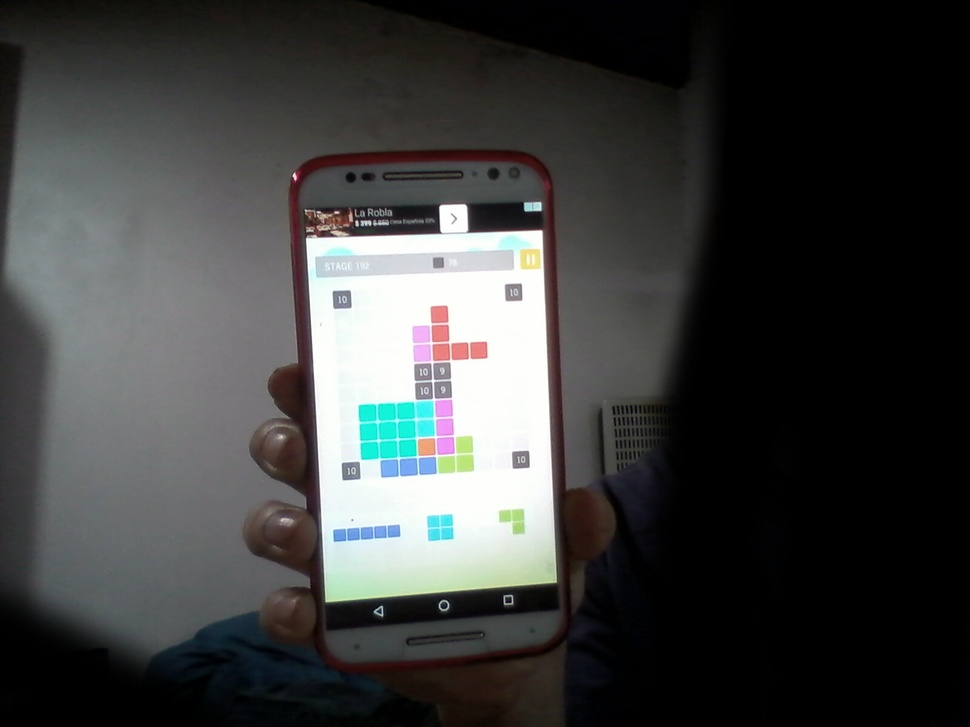
#> input picture samples/sample4.jpg, 970 x 727 px, shrunk from 1600 x 1200 before the run, given in place of the camera
$ python capture_test.py   (older library calls are emulated)
#> lines starting #> are read from the running program, lines starting #| are printed output that depends on the picture; after the words box and inside, x2 and y2 are one past the last pixel; in counts of white or black regions, pixels touching at a corner belong together
#> further down, frame is the input picture: shape (727, 970, 3); mean B, G, R 63, 63.7, 62.6
### image_recognition.py
import cv2
import numpy as np
from matplotlib import pyplot as plt
import os
import math

SAMPLES_DIR='samples'

def get_files(input_dir):
    return [os.path.join(input_dir, file_name) for file_name in os.listdir(input_dir)]

def get_rect(contour, img_shape):
    if contour.shape[0]<4:
        return None
    if contour.shape[0]==4:
        return contour
    contour=contour[:,0]
    img_corners = np.array([[0, 0], [img_shape[0], 0], [img_shape[0], img_shape[1]], [0, img_shape[1]]])
    corners = [contour[0], contour[0], contour[0], contour[0]]
    dist = lambda p,q: np.linalg.norm(q-p)
    for p in contour:
        for i in range(4):
            if dist(img_corners[i], p)<dist(img_corners[i], corners[i]):
                corners[i]=p
    rect = np.array(corners).reshape(4, 1, 2)
    if not cv2.isContourConvex(rect):
        return None

    return rect

def sides_paralell(rect):
    rect=rect[:,0]
    TOLERANCE=0.3
    angle = lambda p,q: math.atan2(q[1]-p[1], q[0]-p[0])
    similar = lambda x,y: abs(x-y)<TOLERANCE
    return similar(angle(rect[0], rect[1]), angle(rect[3], rect[2])) and  similar(angle(rect[1], rect[2]), angle(rect[0], rect[3]))

# [4 lines left out: function contour_to_mask, not called in this run]

def find_screen_borders(img):
    kernel = np.ones((21,21),np.uint8)
    gray = cv2.cvtColor(img, cv2.COLOR_BGR2GRAY)
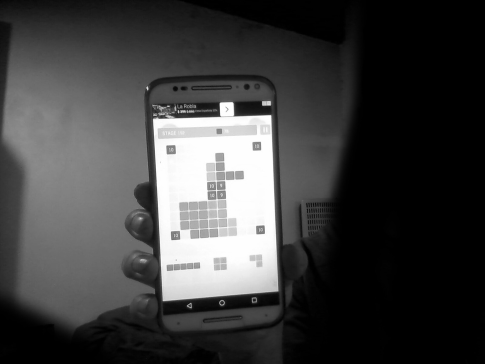
#> gray: shape (727, 970) (shown at 1/2 size); min 0, max 255, mean 63.3
    gray = cv2.GaussianBlur(gray,(15,15),0)
    area = img.size
    best_fit = None
    for threshold_level in np.linspace(70,160,10):
        ret,th = cv2.threshold(gray,threshold_level,255,cv2.THRESH_BINARY)
        th = cv2.morphologyEx(th, cv2.MORPH_CLOSE, kernel)
        im2, contours, hierarchy = cv2.findContours(th,cv2.RETR_LIST,cv2.CHAIN_APPROX_SIMPLE)
        img_count=img.copy()
        for i,cnt in enumerate(contours):
            epsilon = 0.02*cv2.arcLength(cnt,True)
            approx = cv2.approxPolyDP(cnt,epsilon,True)
            rect = get_rect(approx, gray.shape)
            if cv2.isContourConvex(approx) and rect is not None and sides_paralell(rect) and cv2.contourArea(rect)>0.018*area:
                area_proportion_difference = abs(1-abs(cv2.contourArea(approx)/float(cv2.contourArea(rect))))
                if area_proportion_difference*100<15:
                    cv2.drawContours(img_count, [rect], 0, (0, 0, 255*float(i)/len(contours)), 3)
                    if best_fit is None or cv2.contourArea(rect)>cv2.contourArea(best_fit):
                        best_fit = rect
#> this loop made 10 passes
#> ret on passes 1 to 8: 70, 80, 90, 100, 110, 120, 130, 140
#> pass 1, in find_screen_borders, `ret,th = cv2.threshold(gray,threshold_level,255,cv2.THRESH_BINARY)`:
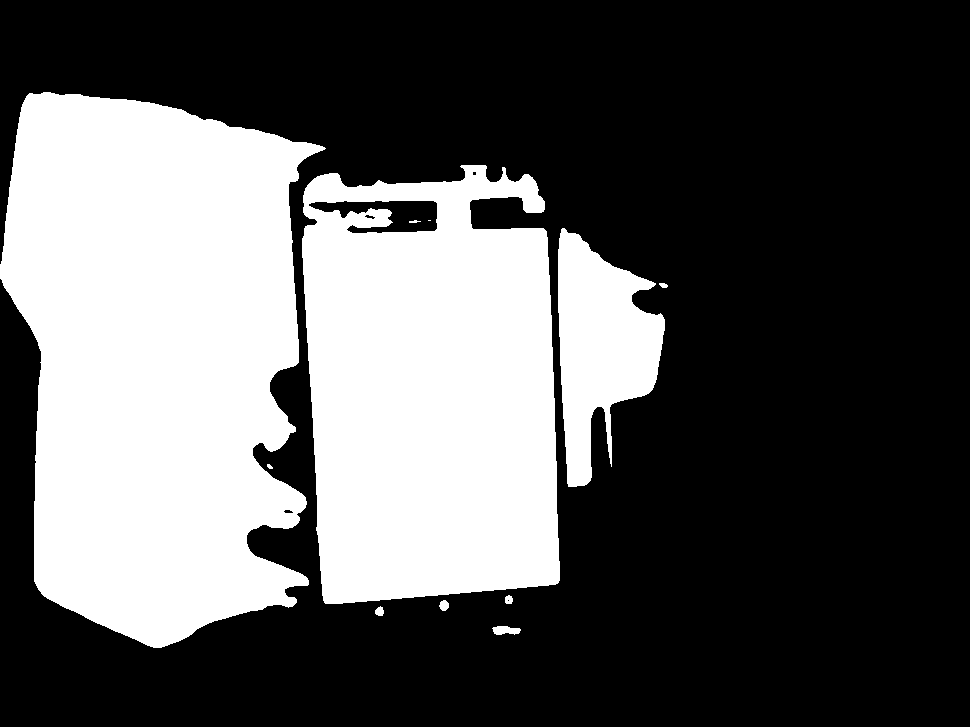
#> th: shape (727, 970); 35.1% white; 11 white regions (1 under 20 px), largest, box (x1, y1, x2, y2) and area: (0, 92, 326, 648) 134840, (302, 165, 560, 604) 96308, (558, 228, 665, 487) 16165
#> pass 1, in find_screen_borders, `th = cv2.morphologyEx(th, cv2.MORPH_CLOSE, kernel)`:
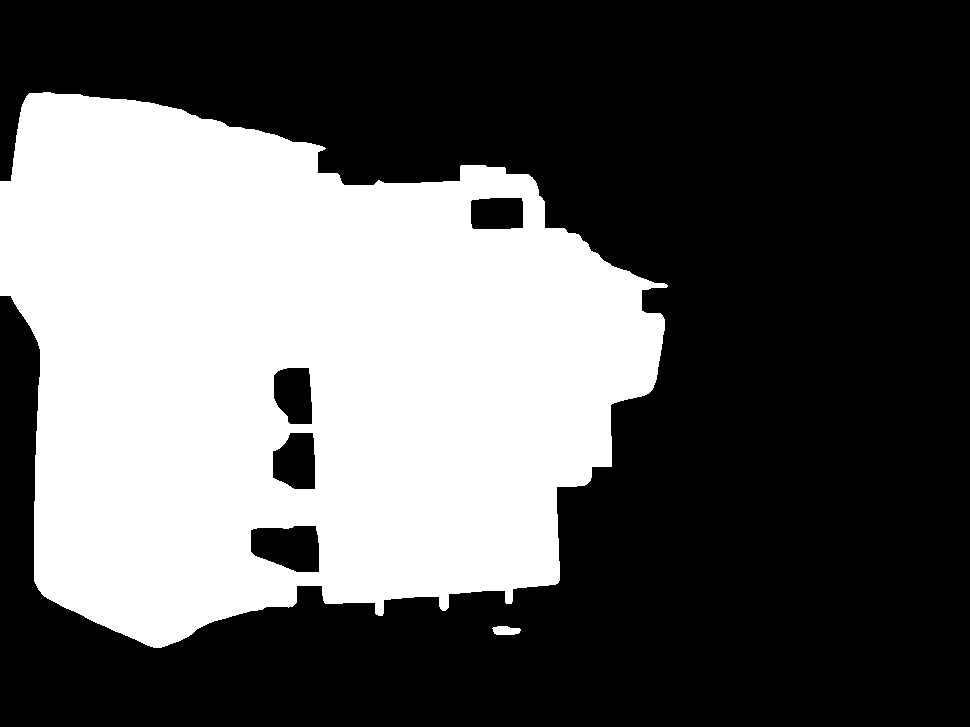
#> th: shape (727, 970); 36.8% white; 2 white regions, box (x1, y1, x2, y2) and area: (0, 92, 668, 648) 259177, (492, 626, 521, 635) 209
#> pass 2, in find_screen_borders, `th = cv2.morphologyEx(th, cv2.MORPH_CLOSE, kernel)`:
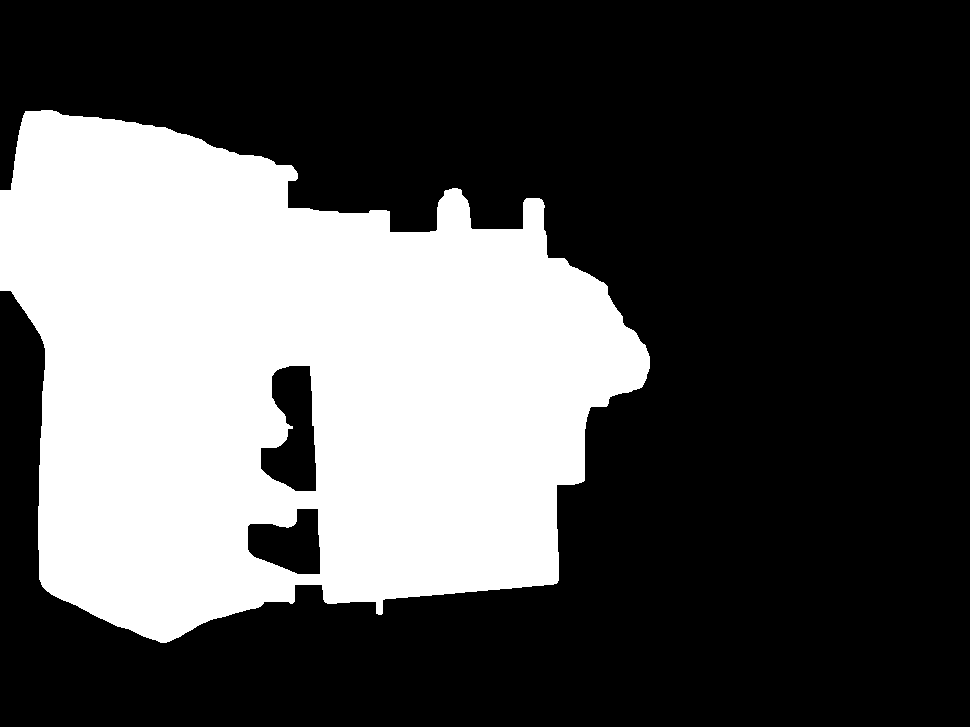
#> th: shape (727, 970); 32.9% white; 1 white region, box (x1, y1, x2, y2) and area: (0, 110, 650, 643) 232295
#> after the loop:
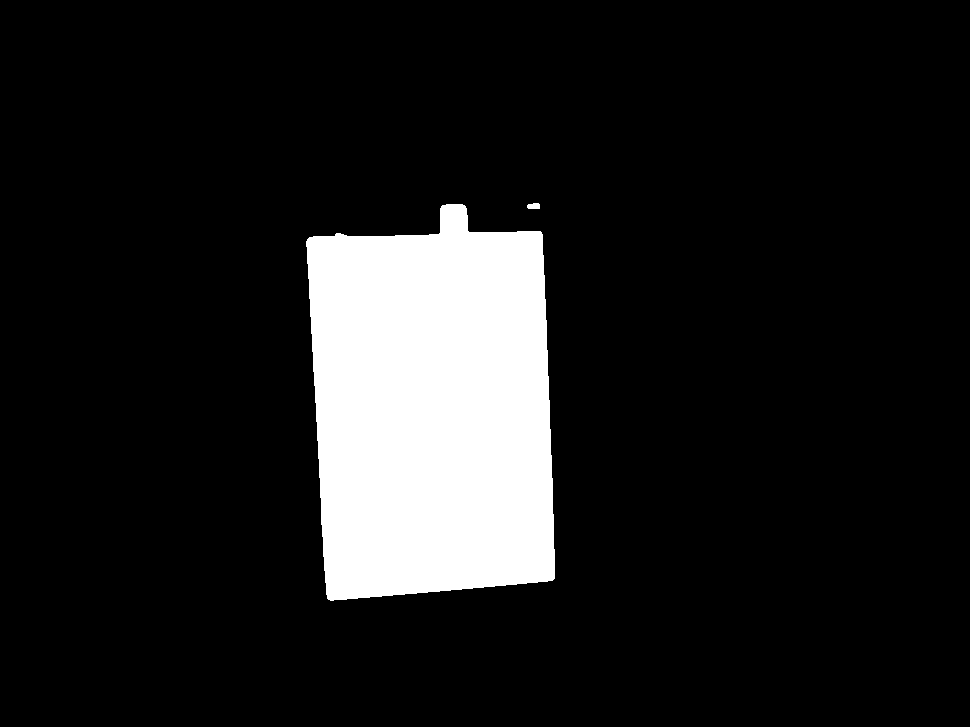
#> th: shape (727, 970); 12% white; 2 white regions, box (x1, y1, x2, y2) and area: (306, 204, 555, 601) 84342, (527, 203, 540, 209) 69
#> after the loop, best_fit = [[540, 202], [305, 239], [327, 601], [555, 581]]
    return best_fit

# [9 lines left out: function main, not called in this run]

# [2 lines that do not run on import are left out]

### capture_test.py
import numpy as np
import cv2
import image_recognition

cap = cv2.VideoCapture(0)

while(cap.isOpened()):
    ret, frame = cap.read()

    borders = image_recognition.find_screen_borders(frame)
#> borders = [[540, 202], [305, 239], [327, 601], [555, 581]]
    cv2.drawContours(frame, [borders], 0, (255, 0, 0), 3)
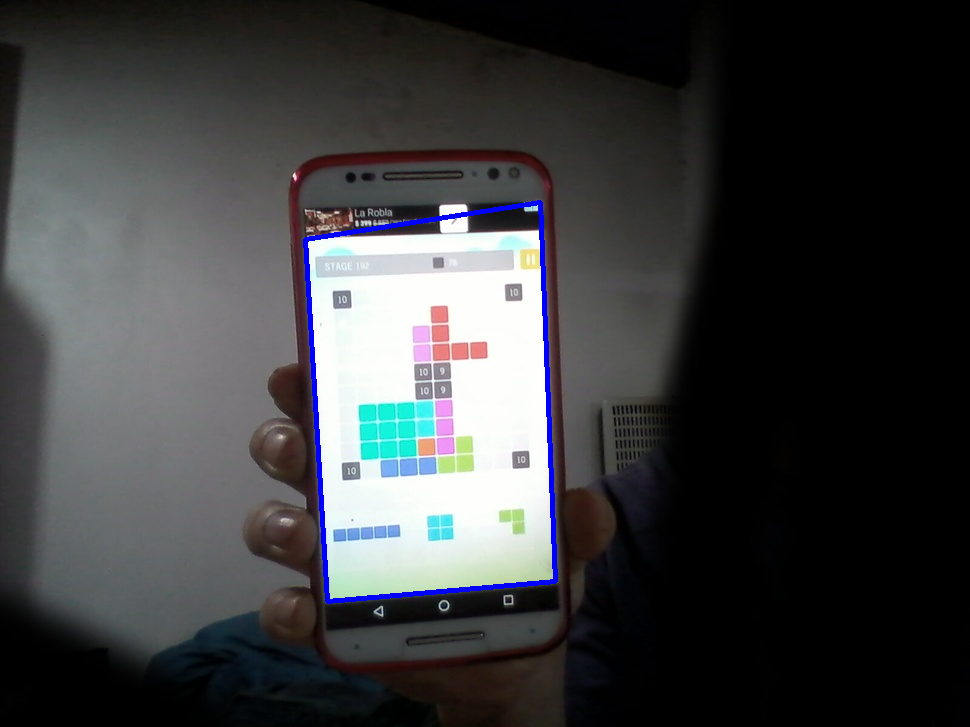
#> frame: shape (727, 970, 3); 0.85% of pixels changed, all inside (x1, y1, x2, y2) = (303, 200, 558, 604)

    cv2.imshow('frame',frame)
    if cv2.waitKey(1) & 0xFF == ord('q'):
#> (key q is pressed here)
        break

cap.release()
cv2.destroyAllWindows()

$ run again, on samples/sample6.jpg
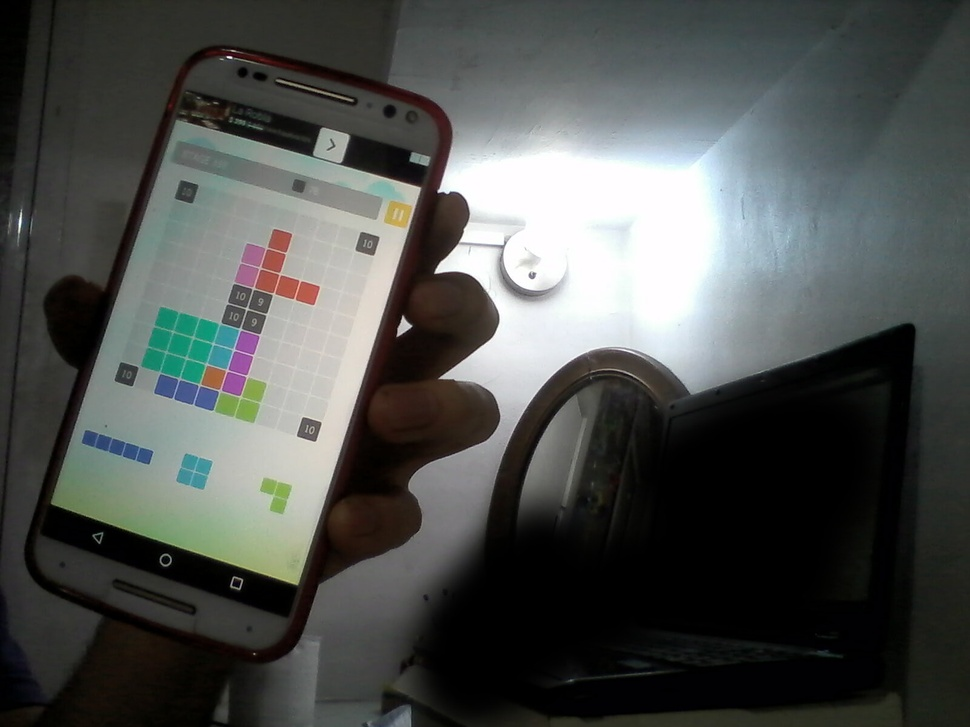
#> input picture samples/sample6.jpg, 970 x 727 px, shrunk from 1600 x 1200 before the run, given in place of the camera
#> frame is the input picture: shape (727, 970, 3); mean B, G, R 78.7, 81, 78.1
#> the loop in find_screen_borders, `for threshold_level in np.linspace(70,160,10):` made 10 passes
#> ret on passes 1 to 8: 70, 80, 90, 100, 110, 120, 130, 140
#> pass 1, in find_screen_borders, `ret,th = cv2.threshold(gray,threshold_level,255,cv2.THRESH_BINARY)`:
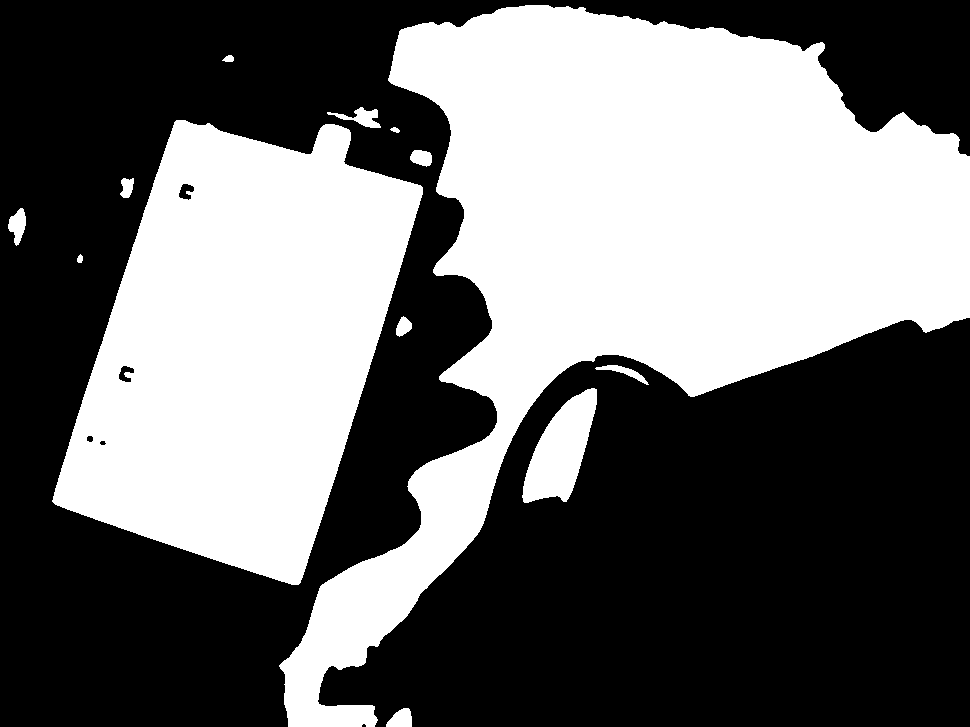
#> th: shape (727, 970); 43.1% white; 13 white regions, largest, box (x1, y1, x2, y2) and area: (279, 5, 970, 727) 187687, (52, 120, 423, 585) 109295, (522, 388, 597, 503) 4831
#> after the loop in find_screen_borders, `for threshold_level in np.linspace(70,160,10):`:
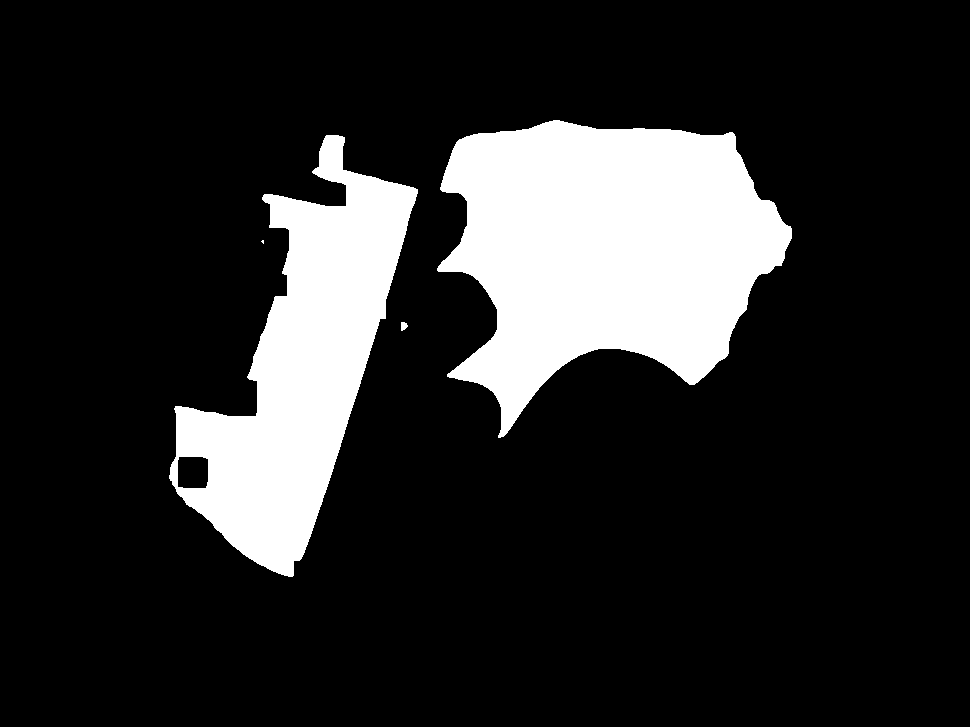
#> th: shape (727, 970); 16.6% white; 4 white regions (1 under 20 px), largest, box (x1, y1, x2, y2) and area: (437, 120, 792, 438) 70542, (169, 135, 418, 577) 46425, (401, 322, 408, 331) 47

$ run again, on samples/sample7.jpg
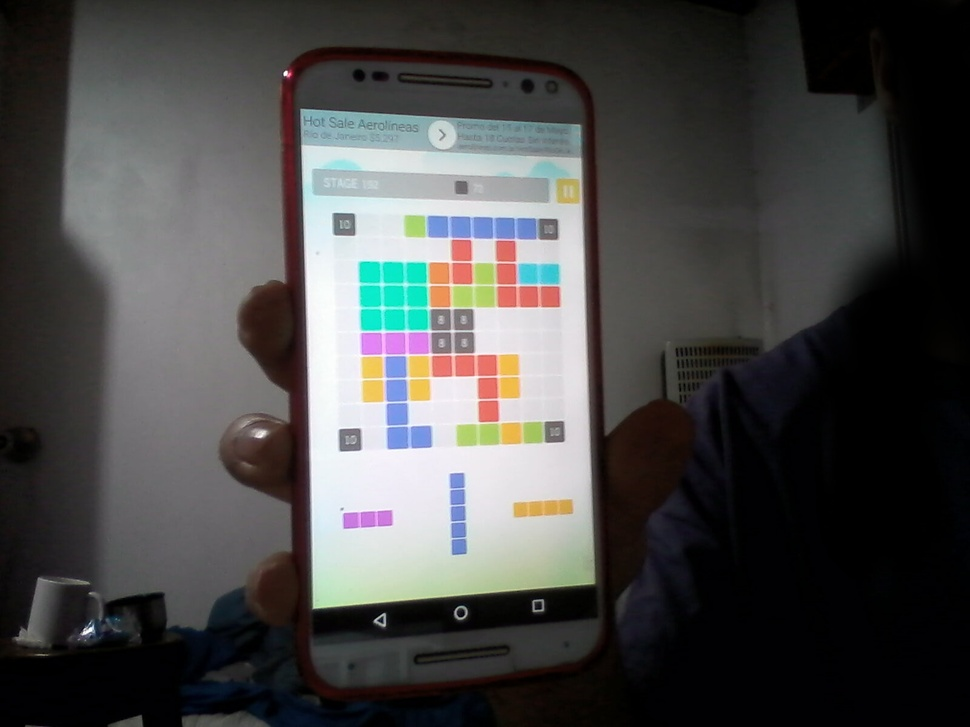
#> input picture samples/sample7.jpg, 970 x 727 px, shrunk from 1600 x 1200 before the run, given in place of the camera
#> frame is the input picture: shape (727, 970, 3); mean B, G, R 71.5, 72.4, 72.5
#> the loop in find_screen_borders, `for threshold_level in np.linspace(70,160,10):` made 10 passes
#> ret on passes 1 to 8: 70, 80, 90, 100, 110, 120, 130, 140
#> pass 1, in find_screen_borders, `ret,th = cv2.threshold(gray,threshold_level,255,cv2.THRESH_BINARY)`:
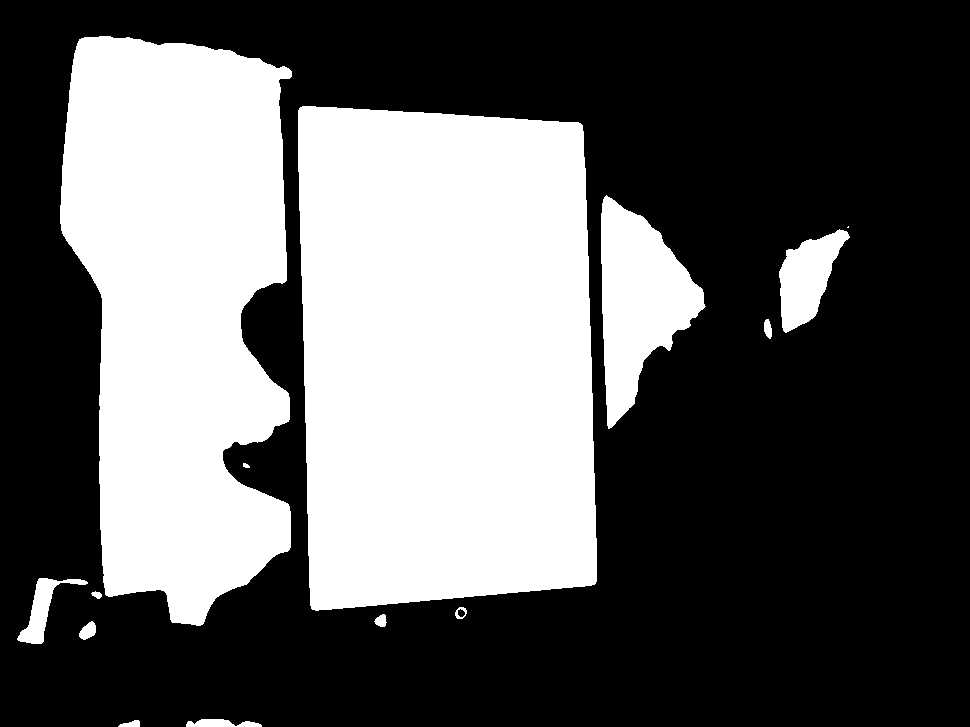
#> th: shape (727, 970); 37.1% white; 14 white regions (1 under 20 px), largest, box (x1, y1, x2, y2) and area: (298, 106, 597, 611) 139269, (60, 36, 292, 626) 102440, (601, 195, 706, 429) 13203
#> after the loop in find_screen_borders, `for threshold_level in np.linspace(70,160,10):`: best_fit = [[81, 54], [581, 125], [594, 583], [113, 586]]
#> `cv2.drawContours(frame, [borders], 0, (255, 0, 0), 3)`:
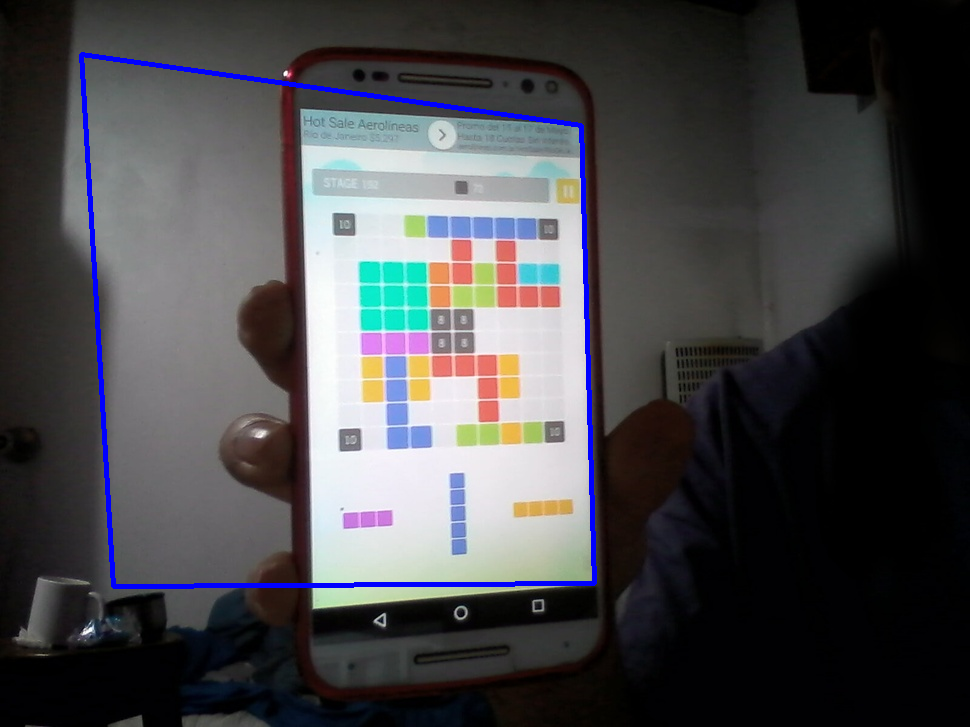
#> frame: shape (727, 970, 3); 1.39% of pixels changed, all inside (x1, y1, x2, y2) = (79, 52, 597, 589)
